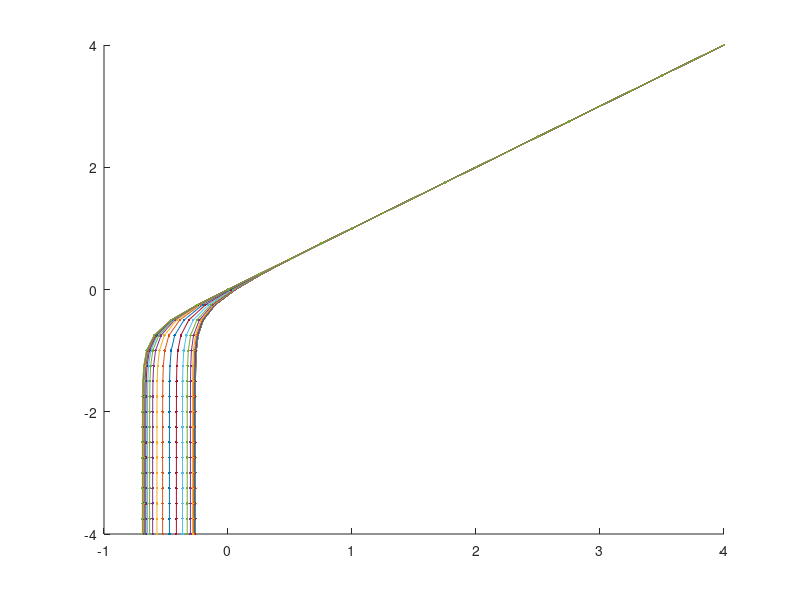

Reproduce this figure in MATLAB.
hold on
for i = -4:(0.25):4
v_bar   = 10.^(-4:(0.25):4);

d = 10^(1);
ksi_bar = 10^(i);

lambda1 = 1/2*(sqrt(v_bar.^2 + 4*ksi_bar) + v_bar);
lambda2 = 1/2*(sqrt(v_bar.^2 + 4*ksi_bar) - v_bar);
A       = 1./(v_bar.^2*d*(d-1) - ksi_bar);
B       = - ksi_bar;
C       = v_bar*d;

s2      = exp(lambda2); 
s1      = exp(-lambda1); 
s       = exp(-C);

b       = A.*(B.*((s2-s)./(s2-s1)./lambda2+(s1-s)./(s2-s1)./lambda1)+C);
a       = A.*(B.*(s1.*(s2-s)./(s2-s1)./lambda2+s2.*(s1-s)./(s2-s1)./lambda1)+C.*s);

v0_bar = v_bar.*(b-a)./(b+a);
m0_bar = 2*v_bar./(a+b);

plot(log10(v0_bar), log10(v_bar) ,'.-')
end